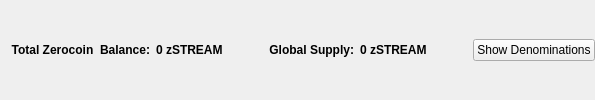
                       <widget class="QFrame" name="balanceSupplyFrame">
                        <layout class="QHBoxLayout" name="horizontalLayout_2" stretch="0,0,0,1,0">
                         <property name="rightMargin">
                          <number>0</number>
                         </property>
                         <item>
                          <layout class="QHBoxLayout" name="horizontalLayout_34">
                           <item>
                            <widget class="QLabel" name="labelzAvailableText_3">
                             <property name="font">
                              <font>
                               <weight>75</weight>
                               <bold>true</bold>
                              </font>
                             </property>
                             <property name="toolTip">
                              <string>Total Balance including unconfirmed and immature zSTREAM</string>
                             </property>
                             <property name="text">
                              <string>Total Zerocoin  Balance:</string>
                             </property>
                             <property name="alignment">
                              <set>Qt::AlignRight|Qt::AlignTrailing|Qt::AlignVCenter</set>
                             </property>
                            </widget>
                           </item>
                           <item>
                            <widget class="QLabel" name="labelzAvailableAmount_4">
                             <property name="minimumSize">
                              <size>
                               <width>40</width>
                               <height>0</height>
                              </size>
                             </property>
                             <property name="font">
                              <font>
                               <weight>75</weight>
                               <bold>true</bold>
                              </font>
                             </property>
                             <property name="toolTip">
                              <string>Total Balance including unconfirmed and immature zSTREAM</string>
                             </property>
                             <property name="text">
                              <string>0 zSTREAM</string>
                             </property>
                             <property name="alignment">
                              <set>Qt::AlignLeading|Qt::AlignLeft|Qt::AlignVCenter</set>
                             </property>
                            </widget>
                           </item>
                          </layout>
                         </item>
                         <item>
                          <spacer name="horizontalSpacer_32">
                           <property name="orientation">
                            <enum>Qt::Horizontal</enum>
                           </property>
                           <property name="sizeHint" stdset="0">
                            <size>
                             <width>40</width>
                             <height>20</height>
                            </size>
                           </property>
                          </spacer>
                         </item>
                         <item>
                          <layout class="QHBoxLayout" name="horizontalLayout_35">
                           <item>
                            <widget class="QLabel" name="labelZsupplyText_2">
                             <property name="font">
                              <font>
                               <weight>75</weight>
                               <bold>true</bold>
                              </font>
                             </property>
                             <property name="text">
                              <string>Global Supply:</string>
                             </property>
                             <property name="alignment">
                              <set>Qt::AlignRight|Qt::AlignTrailing|Qt::AlignVCenter</set>
                             </property>
                            </widget>
                           </item>
                           <item>
                            <widget class="QLabel" name="labelZsupplyAmount_2">
                             <property name="font">
                              <font>
                               <weight>75</weight>
                               <bold>true</bold>
                              </font>
                             </property>
                             <property name="text">
                              <string>0 zSTREAM</string>
                             </property>
                            </widget>
                           </item>
                          </layout>
                         </item>
                         <item>
                          <spacer name="horizontalSpacer_31">
                           <property name="orientation">
                            <enum>Qt::Horizontal</enum>
                           </property>
                           <property name="sizeHint" stdset="0">
                            <size>
                             <width>40</width>
                             <height>20</height>
                            </size>
                           </property>
                          </spacer>
                         </item>
                         <item>
                          <widget class="QPushButton" name="pushButtonShowDenoms">
                           <property name="toolTip">
                            <string>Show zSTREAM denominations list</string>
                           </property>
                           <property name="text">
                            <string>Show Denominations</string>
                           </property>
                          </widget>
                         </item>
                        </layout>
                       </widget>
